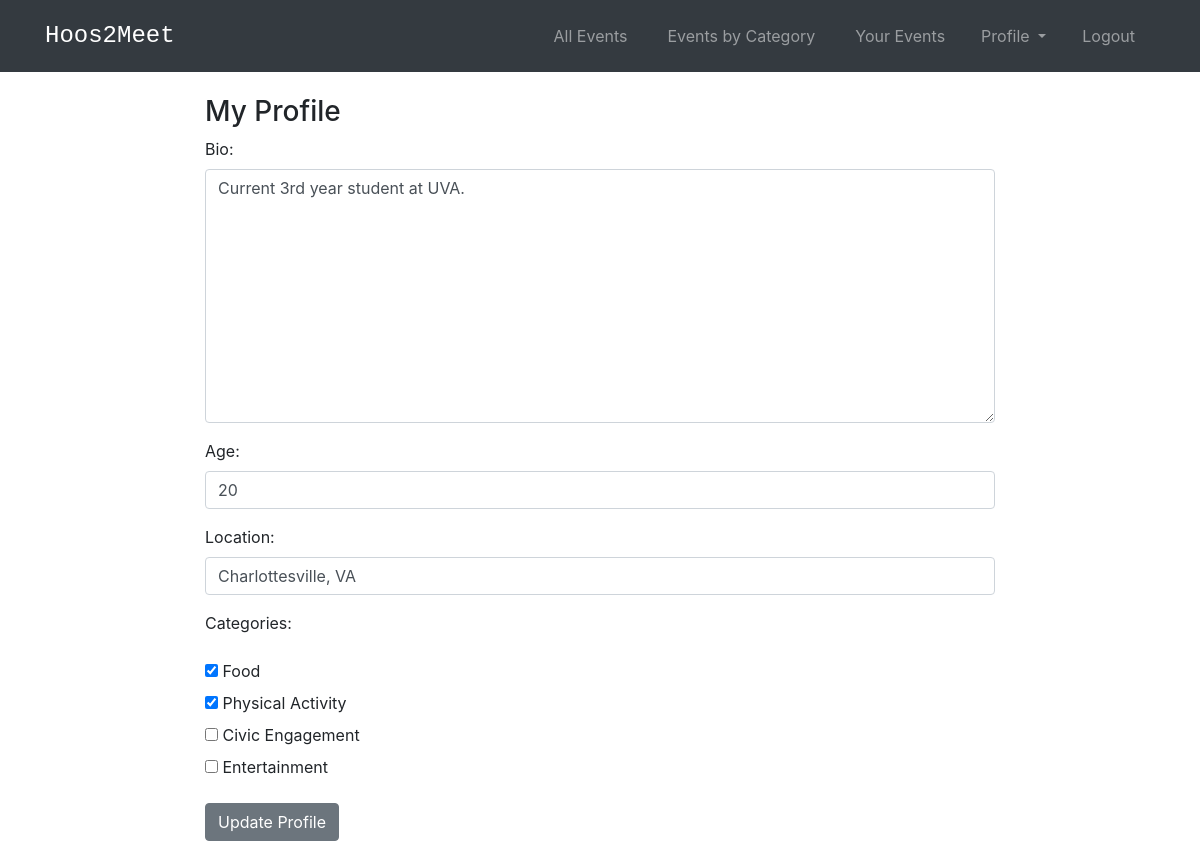
Page /social/preferences/ (signed in) on the earlier database version.
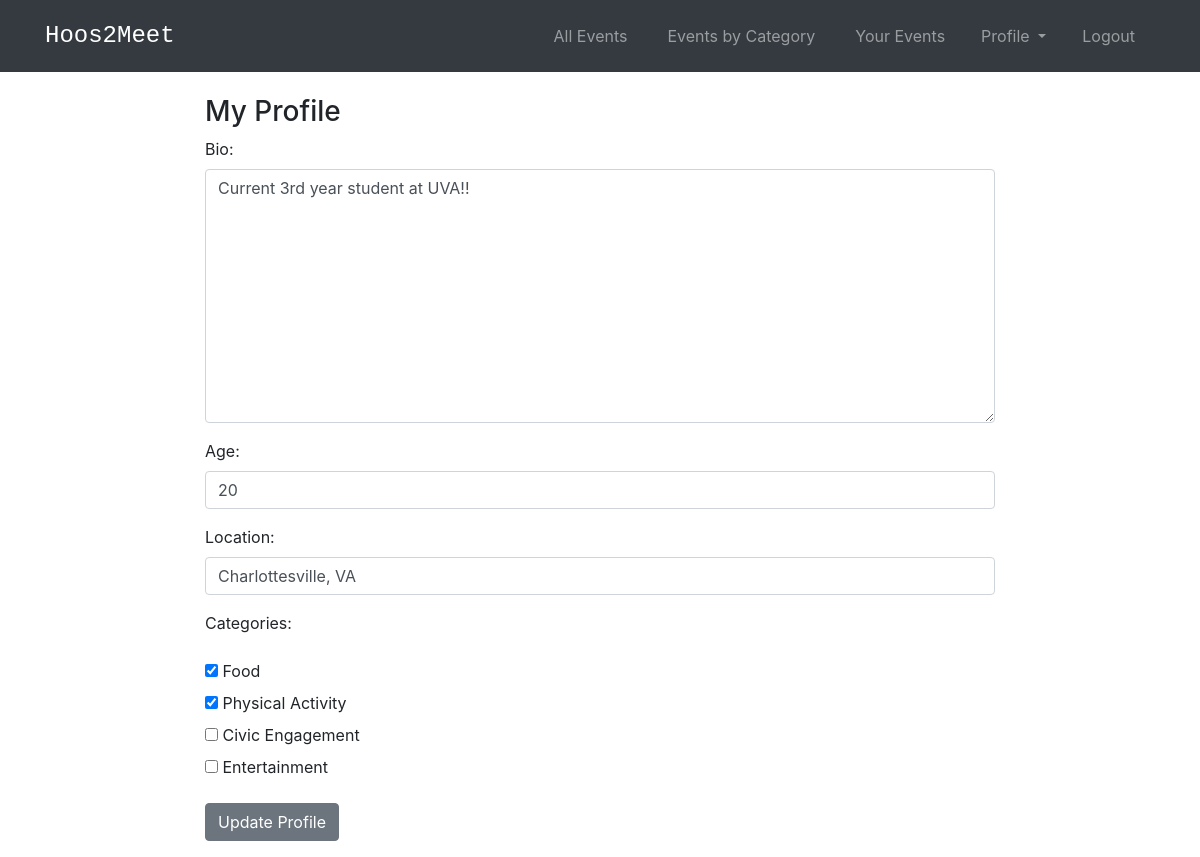
Same page on the later database version.
### events/models.py (models this page shows, shortened)
class Profile(models.Model):
    user=models.OneToOneField(User, null=True, on_delete=models.CASCADE)
    bio = models.TextField()
    categories = models.ManyToManyField(Category)
    location = models.CharField("Location", null=True,max_length=100)
    age = models.IntegerField(null=True)

### social_app/views.py (the view)
# urls.py: path('preferences/', views.update_profile, name = 'edit_prefs'),
def update_profile(request):
    if request.method == 'POST':
        profile_form = ProfileForm(request.POST, instance=request.user.profile)
        if profile_form.is_valid():
            profile_form.save()
            messages.success(request, ('Your profile was successfully updated!'))
            return HttpResponseRedirect('success/')
        else:
            messages.error(request, ('Please correct the error below.'))
    else:
        profile_form = ProfileForm(instance=request.user.profile)
    return render(request, 'social_app/edit_prefs.html', {
        'profile_form': profile_form
    })

### social_app/forms.py
class ProfileForm(forms.ModelForm):
    bio=forms.CharField(max_length=500, widget=forms.Textarea(attrs={'class':'form-control'}))
    age=forms.IntegerField(widget=forms.NumberInput(attrs={'class':'form-control'}))
    location=forms.CharField(max_length=100, widget=forms.TextInput(attrs={'class':'form-control'}))
    categories = forms.ModelMultipleChoiceField(queryset=Category.objects.all(), widget=forms.CheckboxSelectMultiple)
    class Meta:
        model=Profile
        fields = ('bio', 'age', 'location', 'categories')
    """def save(self, commit=True):
        instance = forms.ModelForm.save(self)
        instance.category_set.clear()
        instance.category_set.add(*self.cleaned_data['categories'])
        return instance"""

### events/models.py (called while the page is built)
    def __str__(self):
        return self.name

### social_app/templates/social_app/edit_prefs.html (shortened to what this page needs)
<!DOCTYPE html>
<head>
  {% extends 'base.html' %}
  {% load static %}
  {% load socialaccount %}
{% block content %}
{% if user.is_authenticated %}
<h3>My Profile</h3>
<div class='form-group'>
    <form method="Post">
        {{profile_form.as_p}}
        <button class='btn btn-secondary'>Update Profile</button>
    </form>
</div>
{% endif %}
{% endblock %}

Differences in the rows shown:
changed Profile "Charlottesville, VA": bio "Current 3rd year student at UVA." → "Current 3rd year student at UVA!!"
